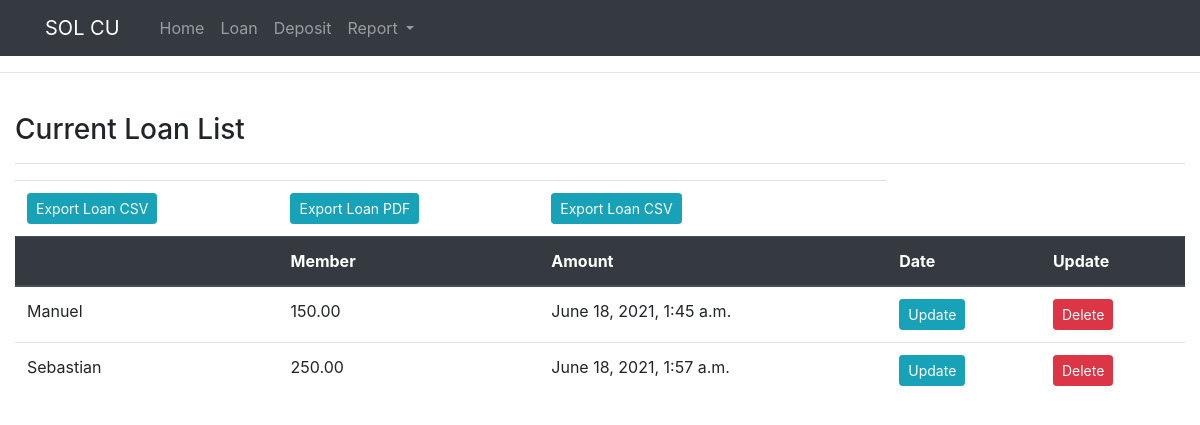
Page /loan/ on the committed database.
### information_system/models.py (models this page shows, shortened)
class Loans(models.Model):
    Member=models.ForeignKey(to=Members, blank=True, null=True, on_delete=models.CASCADE)
    Date_loan=models.DateTimeField(auto_now=True)
    Amount_loan=models.DecimalField(max_digits=6, decimal_places=2)
    class Meta:
        verbose_name_plural = "Loans"

class Members(models.Model):
    AccountNumber=models.IntegerField()
    FirstName=models.CharField(max_length=20, null=True, blank=True)
    LastName = models.CharField(max_length=20, null=True, blank=True)
    Address = models.CharField(max_length=20, null=True, blank=True)
    Email = models.EmailField()
    Mobile=models.DecimalField(max_digits=13, decimal_places=2)
    Date_start=models.DateTimeField(auto_now=True)
    Is_active=models.BooleanField(default=False)
    Base_fund=models.DecimalField(max_digits=6, decimal_places=2)
    class Meta:
        verbose_name_plural = "Members"
    def __str__(self):
        return self.FirstName

### information_system/views.py (the view)
# urls.py: path('loan/',views.loan, name='loan'),
def loan(request):
    loan_list=Loans.objects.all()
    total_loans=loan_list.count()
    context={'total_loans':total_loans,'loan_list':loan_list}
    return render(request,'information_system/loan.html',context)

### information_system/Templates/information_system/Loan.html
{%extends 'information_system/Main.html'%}
{%load static%}
{%block content%}
    <h3>Current Loan List</h3>
<hr>
<div>
      <table class="table">
  <thead class="thead-dark">
   <tr>
                    <td><a class="btn btn-sm btn-info" href="{% url 'export' %}">Export Loan CSV</a> </td>
                    <td><a class="btn btn-sm btn-info" href="{% url 'export' %}">Export Loan PDF</a> </td>
                     <td><a class="btn btn-sm btn-info" href="{% url 'export' %}">Export Loan CSV</a> </td>
    </tr>
    <tr>
        <th scope="col"></th>
      <th scope="col">Member</th>
       <th scope="col">Amount</th>
       <th scope="col">Date </th>
        <th scope="col">Update </th>
    </tr>
  </thead>
  <tbody>
     {%for loan in loan_list%}
                    <tr>
                        <td>{{loan.Member}}</td>
                        <td>{{loan.Amount_loan}}</td>
                        <td>{{loan.Date_loan}}</td>
                        <td><a class="btn btn-sm btn-info"	href="{% url 'update' loan.id %}">Update</a></td>
                          <td><a class="btn btn-sm btn-danger" href="#">Delete</a> </td>
                    </tr>
    {%endfor%}
  </tbody>
</table>
</div>
{%endblock content%}

### staticfiles/css2/main.css (style rules this page uses)
body { background-color: white }

### rows in the picture
Loans: Member "Manuel", Amount_loan "150.00", Date_loan "June 18, 2021, 1:45 a.m."
Loans: Member "Sebastian", Amount_loan "250.00", Date_loan "June 18, 2021, 1:57 a.m."
